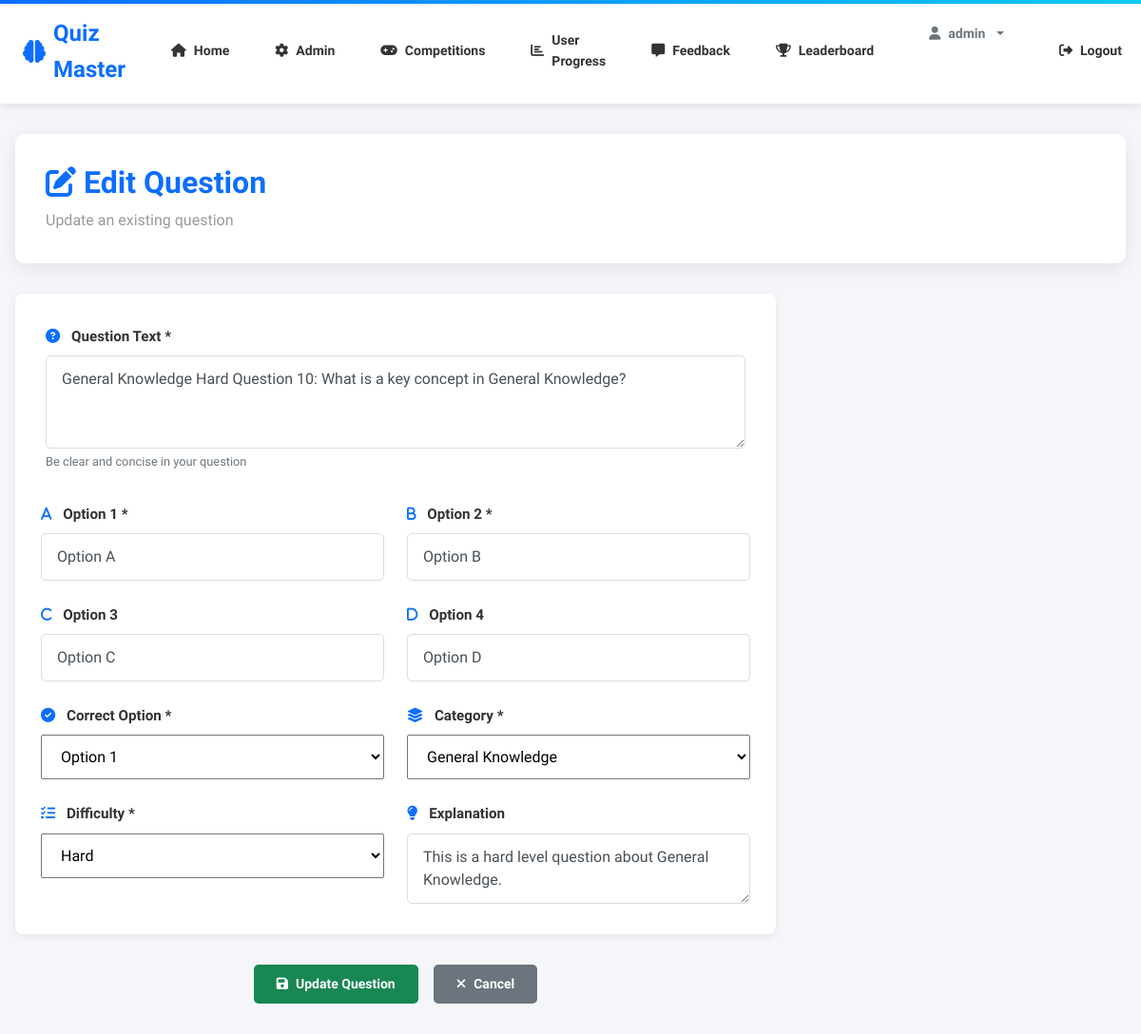
The app's page /admin/question/edit/151 (signed in), older data.
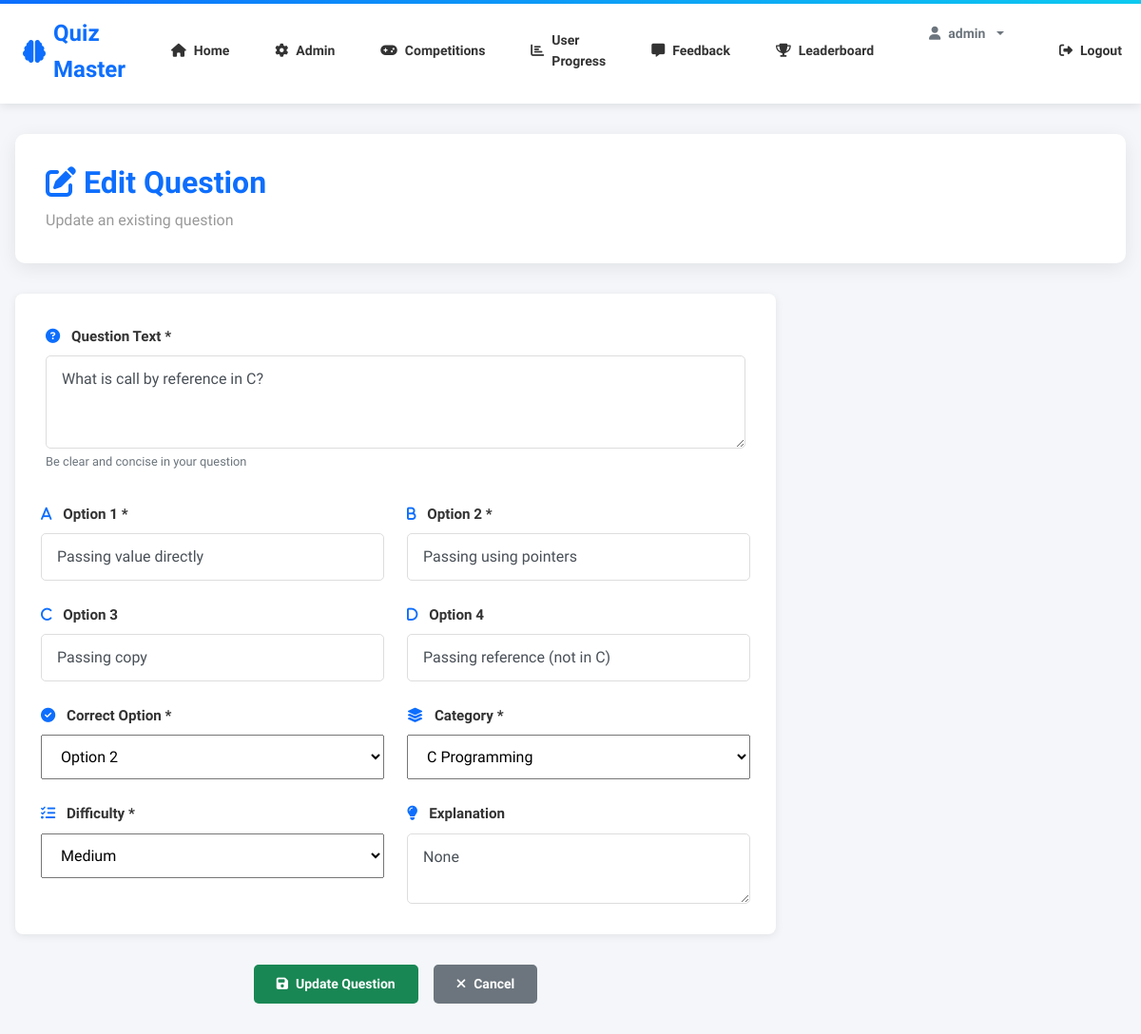
The same page, newer data.
### app/models.py (models this page shows, shortened)
class User(UserMixin, db.Model):
    id = db.Column(db.Integer, primary_key=True)
    username = db.Column(db.String(80), unique=True, nullable=False)
    email = db.Column(db.String(120), unique=True, nullable=True)
    password_hash = db.Column(db.String(128), nullable=False)
    role = db.Column(db.String(20), default=Role.USER)
    attempts = db.relationship('Attempt', backref='user', lazy=True)
    def is_admin(self):
        return self.role == Role.ADMIN

class Question(db.Model):
    id = db.Column(db.Integer, primary_key=True)
    text = db.Column(db.Text, nullable=False)
    option1 = db.Column(db.String(255), nullable=True)
    option2 = db.Column(db.String(255), nullable=True)
    option3 = db.Column(db.String(255), nullable=True)
    option4 = db.Column(db.String(255), nullable=True)
    correct_option = db.Column(db.Integer, nullable=False)  # 1..4
    explanation = db.Column(db.Text, nullable=True)
    category_id = db.Column(db.Integer, db.ForeignKey('category.id'), nullable=True)
    difficulty = db.Column(db.String(20), nullable=True)   # 'Easy','Medium','Hard'

class Category(db.Model):
    id = db.Column(db.Integer, primary_key=True)
    name = db.Column(db.String(80), unique=True, nullable=False)
    questions = db.relationship('Question', backref='category', lazy=True)

### app/admin/routes.py (the view, shortened to what this page needs)
@admin_bp.route('/question/edit/<int:q_id>', methods=['GET','POST'])
@login_required
@admin_required
def edit_question(q_id):
    q = Question.query.get_or_404(q_id)
    cats = Category.query.order_by(Category.name).all()
    return render_template('admin/question_form.html', categories=cats, question=q)

### app/admin/routes.py (called while the page is built)
def admin_required(f):
    from functools import wraps
    @wraps(f)
    def wrapper(*args, **kwargs):
        if not current_user.is_authenticated or not current_user.is_admin():
            flash('Admin access required', 'danger')
            return redirect(url_for('auth.login'))
        return f(*args, **kwargs)
    return wrapper

### app/models.py (called while the page is built)
@login_manager.user_loader
def load_user(user_id):
    return User.query.get(int(user_id))

### app/templates/admin/question_form.html (shortened to what this page needs)
{% extends 'base.html' %}
{% block content %}
<div class="admin-container">
  <div class="admin-wrapper">
    <div class="admin-header">
      <h1>
        {% if question %}
          <i class="fas fa-edit"></i> Edit Question
        {% else %}
          <i class="fas fa-plus"></i> Add New Question
        {% endif %}
      </h1>
      <p>{% if question %}Update an existing question{% else %}Create a new quiz question{% endif %}</p>
    </div>
    <form method="post" class="question-form">
      <div class="form-card">
        <div class="form-section">
          <label class="form-label"><i class="fas fa-question-circle"></i> Question Text *</label>
          <textarea name="text" class="form-control form-control-lg" rows="3" placeholder="Enter the question text" required>{{ question.text if question else '' }}</textarea>
          <small class="form-text text-muted">Be clear and concise in your question</small>
        </div>
        <div class="form-row">
          <div class="form-col">
            <label class="form-label"><i class="fas fa-a"></i> Option 1 *</label>
            <input name="option1" class="form-control form-control-lg" placeholder="First option" value="{{ question.option1 if question else '' }}" required>
          </div>
          <div class="form-col">
            <label class="form-label"><i class="fas fa-b"></i> Option 2 *</label>
            <input name="option2" class="form-control form-control-lg" placeholder="Second option" value="{{ question.option2 if question else '' }}" required>
          </div>
        </div>
        <div class="form-row">
          <div class="form-col">
            <label class="form-label"><i class="fas fa-c"></i> Option 3</label>
            <input name="option3" class="form-control form-control-lg" placeholder="Third option (optional)" value="{{ question.option3 if question else '' }}">
          </div>
          <div class="form-col">
            <label class="form-label"><i class="fas fa-d"></i> Option 4</label>
            <input name="option4" class="form-control form-control-lg" placeholder="Fourth option (optional)" value="{{ question.option4 if question else '' }}">
          </div>
        </div>
        <div class="form-row">
          <div class="form-col">
            <label class="form-label"><i class="fas fa-check-circle"></i> Correct Option *</label>
            <select name="correct_option" class="form-select form-select-lg" aria-label="Correct option" title="Correct option" required>
              <option value="1" {% if question and question.correct_option==1 %}selected{% endif %}>Option 1</option>
              <option value="2" {% if question and question.correct_option==2 %}selected{% endif %}>Option 2</option>
            </select>
          </div>
          <div class="form-col">
            <label class="form-label"><i class="fas fa-layer-group"></i> Category *</label>
            <select name="category" class="form-select form-select-lg" aria-label="Category" title="Category" required>
              {% for c in categories %}
                <option value="{{ c.id }}" {% if question and question.category_id==c.id %}selected{% endif %}>{{ c.name }}</option>
              {% endfor %}
            </select>
          </div>
        </div>
        <div class="form-row">
          <div class="form-col">
            <label class="form-label"><i class="fas fa-tasks"></i> Difficulty *</label>
            <select name="difficulty" class="form-select form-select-lg" aria-label="Difficulty" title="Difficulty" required>
              <option value="Medium" {% if question and question.difficulty=='Medium' %}selected{% endif %}>
                <span class="badge badge-warning">Medium</span>
              </option>
              <option value="Hard" {% if question and question.difficulty=='Hard' %}selected{% endif %}>
                <span class="badge badge-danger">Hard</span>
              </option>
            </select>
          </div>
          <div class="form-col">
            <label class="form-label"><i class="fas fa-lightbulb"></i> Explanation</label>
            <textarea name="explanation" class="form-control form-control-lg" rows="2" placeholder="Explanation for the answer (optional)">{{ question.explanation if question else '' }}</textarea>
          </div>
        </div>
      </div>
      <div class="form-actions">
        <button class="btn btn-success btn-lg" type="submit">
          <i class="fas fa-save"></i> {% if question %}Update Question{% else %}Save Question{% endif %}
        </button>
        <a class="btn btn-secondary btn-lg" href="{{ url_for('admin.index') }}">
          <i class="fas fa-times"></i> Cancel
        </a>
      </div>
    </form>
  </div>
</div>
{% endblock %}

### app/templates/base.html (shortened to what this page needs)
<!doctype html>
<html lang="en">
    <head>
        <link rel="stylesheet" href="https://maxcdn.bootstrapcdn.com/bootstrap/4.0.0/css/bootstrap.min.css">
        <link rel="stylesheet" href="https://cdnjs.cloudflare.com/ajax/libs/font-awesome/6.0.0/css/all.min.css">
        <link rel="stylesheet" href="{{ url_for('static', filename='css/professional.css') }}">
        <link rel="stylesheet" href="{{ url_for('static', filename='css/custom.css') }}">
        <link rel="stylesheet" href="{{ url_for('static', filename='css/leaderboard_vertical.css') }}">
    </head>
    <body>
    <nav>
        <div class="nav-brand">
            <i class="fas fa-brain"></i> Quiz Master
        </div>
        <div class="nav-links">
            <a href="{{ url_for('home') }}"><i class="fas fa-home"></i> Home</a>
            {%- if not current_user.is_authenticated -%}
            <a href="{{ url_for('auth.login') }}"><i class="fas fa-sign-in-alt"></i> Login</a>
            <a href="{{ url_for('auth.register') }}"><i class="fas fa-user-plus"></i> Register</a>
            <a href="{{ url_for('auth.admin_login') }}"><i class="fas fa-user-shield"></i> Admin Login</a>
            {%- else -%}
                {%- if current_user.is_admin() -%}
                <a href="{{ url_for('admin.index') }}"><i class="fas fa-cog"></i> Admin</a>
                <a href="{{ url_for('admin.competitions_view') }}"><i class="fas fa-gamepad"></i> Competitions</a>
                <a href="{{ url_for('admin.user_progress') }}"><i class="fas fa-chart-bar"></i> User Progress</a>
                <a href="{{ url_for('admin.feedback') }}"><i class="fas fa-comment-alt"></i> Feedback</a>
                <a href="{{ url_for('quiz.leaderboard') }}"><i class="fas fa-trophy"></i> Leaderboard</a>
                {%- endif -%}
            <div class="dropdown" style="display: inline-block; margin: 0 10px;">
                <button class="btn btn-sm btn-outline-secondary dropdown-toggle" type="button" id="profileDropdown" data-toggle="dropdown" aria-haspopup="true" aria-expanded="false">
                    <i class="fas fa-user"></i> {{ current_user.username }}
                </button>
            </div>
            <a href="{{ url_for('auth.logout') }}"><i class="fas fa-sign-out-alt"></i> Logout</a>
            {%- endif -%}
        </div>
    </nav>
    {% block content %}{% endblock %}
    </body>
</html>

### app/static/css/professional.css (style rules this page uses)
:root { --primary-color: #0d6efd; --secondary-color: #6c757d; --success-color: #198754; --danger-color: #dc3545; --warning-color: #ffc107; --light-color: #f8f9fa; --dark-color: #212529; }
* { margin: 0; padding: 0; box-sizing: border-box; }
body { font-family: 'Raleway', 'Segoe UI', sans-serif; background-color: #f4f6f9; color: #444; line-height: 1.6; }
nav { background: #fff; box-shadow: 0 2px 10px rgba(0, 0, 0, 0.1); padding: 0 !important; position: sticky; top: 0; z-index: 100; display: flex !important; justify-content: space-between !important; align-items: center !important; }
nav::before { content: ''; position: absolute; top: 0; left: 0; right: 0; height: 4px; background: linear-gradient(to right, #0d6efd, #0dcaf0); }
.nav-brand { font-size: 24px; font-weight: 700; color: #0d6efd; display: flex; align-items: center; gap: 0.5rem; margin: 0 !important; padding: 1rem 1.5rem !important; }
.nav-links { list-style: none !important; display: flex !important; gap: 0 !important; margin: 0 !important; padding: 0 !important; }
.nav-links { display: flex !important; gap: 0 !important; margin: 0 !important; padding: 0 !important; }
.nav-links a { display: flex; align-items: center; gap: 0.5rem; padding: 1rem 1.5rem !important; text-decoration: none !important; color: #333 !important; font-weight: 600; font-size: 14px; transition: all 0.3s ease; border-bottom: 3px solid transparent; }
.btn { padding: 10px 24px !important; border-radius: 5px !important; font-weight: 600 !important; border: none !important; transition: all 0.3s ease !important; font-size: 14px; display: inline-flex; align-items: center; gap: 0.5rem; }
.btn-secondary { background: #6c757d !important; color: white !important; }
.btn-success { background: #198754 !important; color: white !important; }
.form-label { font-weight: 600; color: #333; font-size: 0.95rem; margin-bottom: 0.7rem; }
.form-control { border: 1px solid #ddd; border-radius: 5px; padding: 0.75rem 1rem; font-size: 0.95rem; transition: all 0.3s ease; }
.form-control-lg { padding: 0.875rem 1.25rem; font-size: 1rem; }
.admin-container { min-height: calc(100vh - 70px); background-color: #f4f6f9; padding: 2rem 1rem; display: flex; align-items: flex-start; justify-content: center; }
.admin-wrapper { width: 100%; max-width: 1200px; }
.admin-header { background: white; border-radius: 10px; padding: 2rem; margin-bottom: 2rem; box-shadow: 0 5px 20px rgba(0, 0, 0, 0.08); }
.admin-header h1 { color: #0d6efd; font-size: 2rem; font-weight: 700; margin: 0; }
.admin-header p { color: #999; margin: 0.5rem 0 0 0; }
body { overflow-x: hidden; }

### app/templates/admin/question_form.html (style rules this page uses)
.question-form { max-width: 800px; }
.form-card { background-color: white; border-radius: 8px; padding: 2rem; box-shadow: 0 2px 8px rgba(0, 0, 0, 0.08); margin-bottom: 2rem; }
.form-section { margin-bottom: 2rem; }
.form-row { display: grid; grid-template-columns: 1fr 1fr; gap: 1.5rem; margin-bottom: 1.5rem; }
.form-row:last-child { margin-bottom: 0; }
.form-col { display: flex; flex-direction: column; }
.form-label { font-weight: 600; margin-bottom: 0.5rem; color: #333; font-size: 0.95rem; }
.form-label i { margin-right: 0.5rem; color: #0d6efd; }
.form-control-lg, .form-select-lg { padding: 0.75rem 1rem; font-size: 1rem; }
.form-actions { display: flex; gap: 1rem; justify-content: center; }
.btn-lg { padding: 0.75rem 2rem; font-weight: 600; }

Row changes from the older to the newer data that the page shows:
changed Question: text "General Knowledge Hard Question 10: What is a key concept in General Knowledge?" → "What is call by reference in C?"; option1 "Option A" → "Passing value directly"; option2 "Option B" → "Passing using pointers"; option3 "Option C" → "Passing copy"; option4 "Option D" → "Passing reference (not in C)"; correct_option "Option 1" → "Option 2"; category "General Knowledge" → "C Programming"; difficulty "Hard" → "Medium"; explanation "This is a hard level question about General Knowledge." → "None"
